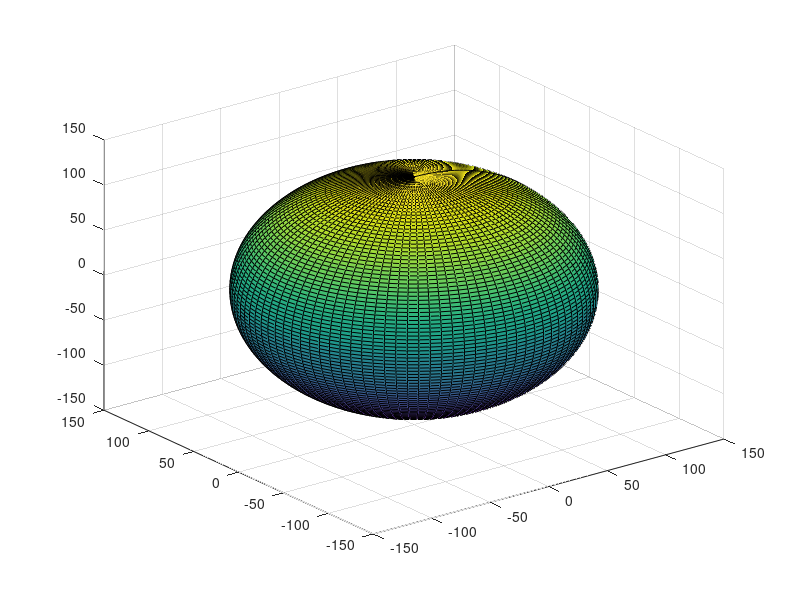

The MATLAB source for this figure: (Note: this script raises an error after producing the figure.)
% Created by Tianyi Han, Jun.12 2023

%% Define body_ball force in wheel frame
ft = 100; % [N]
fn = 0; % [N]
f_wheel_frame = [ft, 0, fn]';

%% Define robot configuration
alpha = 45./(180/pi);    % [rad]
beta = -10./(180/pi);    % [rad]
gamma = pi/4;      % [rad]
r = 125;        % [mm]
phi = 15./(180/pi);     % [rad]

%% Define rotation matrix
R_body2wheel = {[], [], []};
R_world2wheel = {[], [], []};
for i = 1:4
    R1 = [[cos(gamma + i * pi/2),   -sin(gamma + i * pi/2), 0];
          [sin(gamma + i * pi/2),   cos(gamma + i * pi/2),  0];
          [0,                       0,                      1]];
    R2 = [[1,   0,                  0             ];
          [0,   cos(alpha - pi),    -sin(alpha - pi)];
          [0,   sin(alpha - pi),    cos(alpha - pi)]];
    if (mod(i, 2) == 1)
        R3 = [[cos(beta),  -sin(beta),    0];
              [sin(beta),  cos(beta),     0];
              [0,          0,             1]];
    else
        R3 = [[cos(-beta),  -sin(-beta),    0];
              [sin(-beta),  cos(-beta),     0];
              [0,           0,              1]];
    end
    R_body2wheel{i} = R1 * R2 * R3;
end
R_world2body = [[cos(phi),     0,      sin(phi)];
                [0,            1,      0,     ];
                [-sin(phi),    0,      cos(phi)]];
for i = 1:4
    R_world2wheel{i} = R_world2body * R_body2wheel{i};
end

%% Calculate force vector
f_world_frame = {[], [], []};
for i = 1:4
    f_world_frame{i} = R_world2wheel{i} * f_wheel_frame;
end
r_vec_body = {[], [], []};
r_vec_world = {[], [], []};
for i = 1:4
    r_vec_body{i} = [r * sin(alpha) * cos(gamma + (i - 1) * pi/2); r * sin(alpha) * sin(gamma + (i - 1) * pi/2); r * cos(alpha)];
    r_vec_world{i} = R_world2body * r_vec_body{i};
end

%% Plot Force
[X,Y,Z] = sphere(100);
s = surf(X * r, Y * r, Z * r);
s.EdgeColor = 'none';
s.FaceColor = [.8, .8, .8];
s.FaceAlpha = 0.5;
hold on;

% Plot the vector
for i = 1:4
    quiver3(0, 0, 0, r_vec_world{i}(1), r_vec_world{i}(2), r_vec_world{i}(3), 'b', 'LineWidth', 2);
    quiver3(r_vec_world{i}(1), r_vec_world{i}(2), r_vec_world{i}(3), f_world_frame{i}(1), f_world_frame{i}(2), f_world_frame{i}(3), 'r', 'LineWidth', 2);
end

% Set the axis labels
xlabel('X (mm, N)');
ylabel('Y (mm, N)');
zlabel('Z (mm, N)');

% Show the grid
grid on;
axis equal;

%% Save the rotation matirx
% save('rotation_matrix_1.mat', 'r_vec_world', 'R_wheel2world');